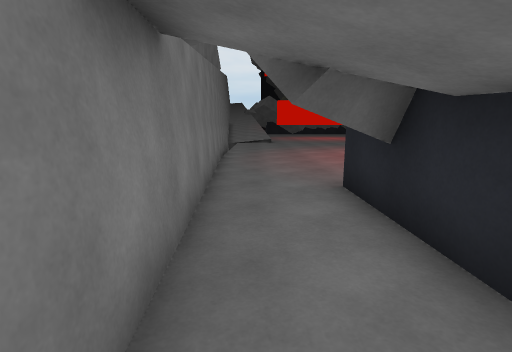
view 1 (above)

17 first-person views from a walk through a scene from a Unity 3-D project. The camera is 1.3 m above the floor, tilts 10° down and sees 85° across. The floor is counted in squares, 1 m on a side. Each view is taken from the middle of a square. On the plan, view 1 faces up. The plan holds only what a view shows up to about 13 squares ahead; the rest is blank. The place goes on beyond the plan.

view 2
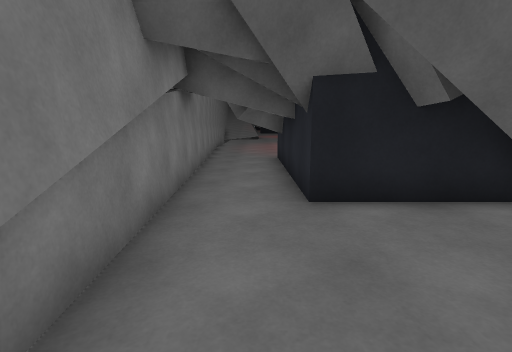

view 3
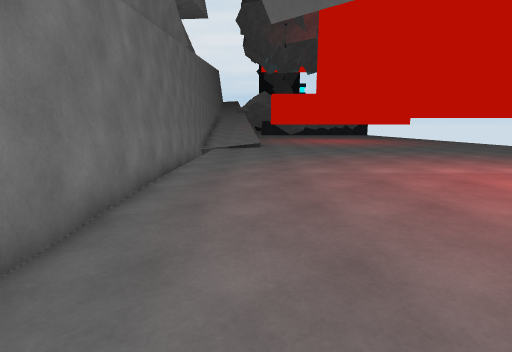

view 4
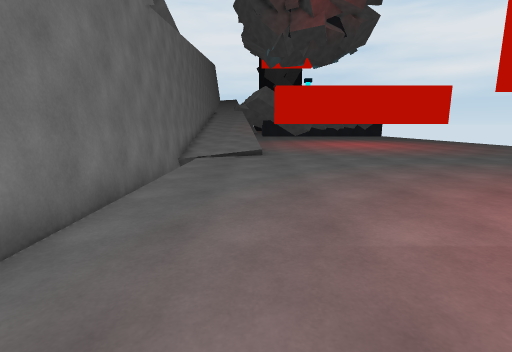

view 5
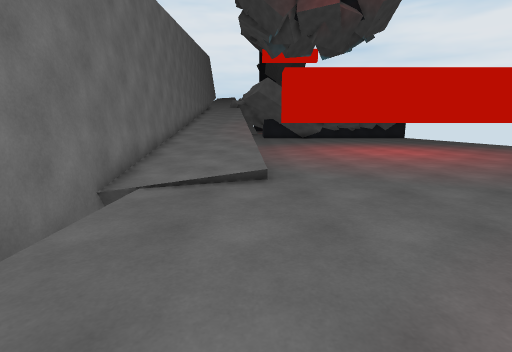

view 6
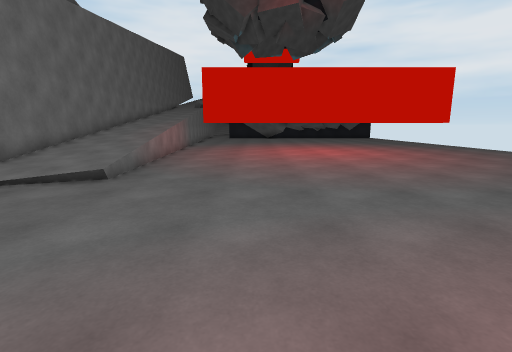

view 7
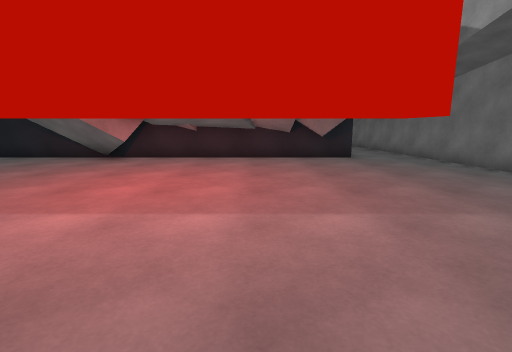

view 8
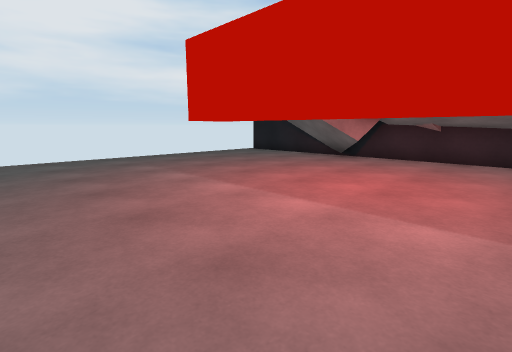

view 9
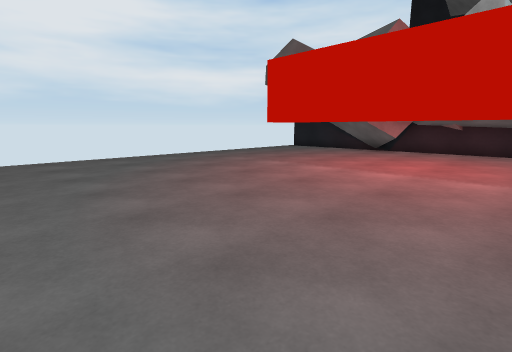

view 10
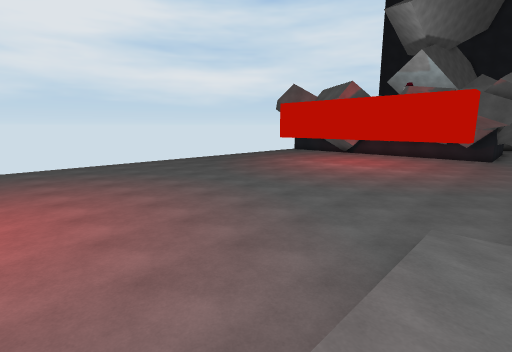

view 11
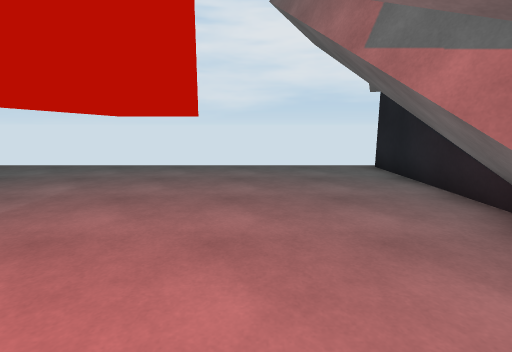

view 12
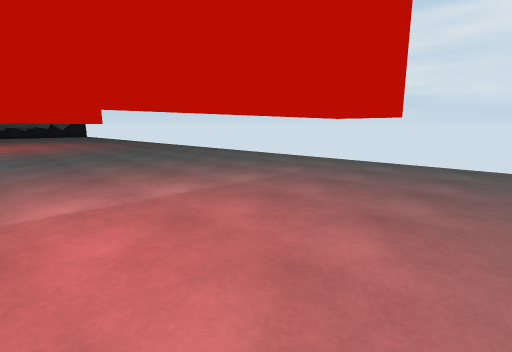

view 13
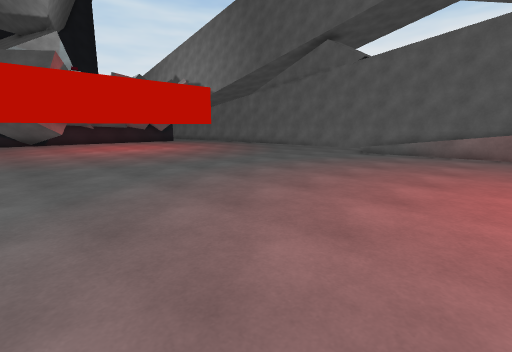

view 14
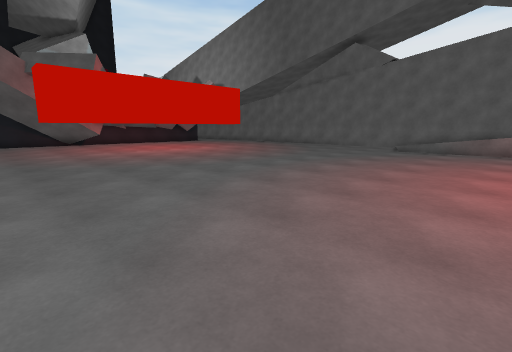

view 15
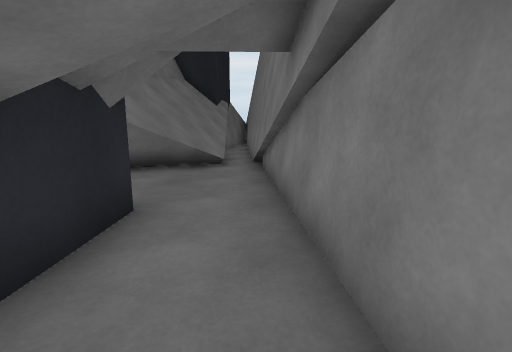

view 16
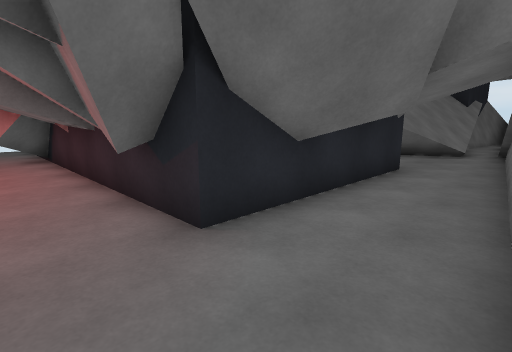

view 17
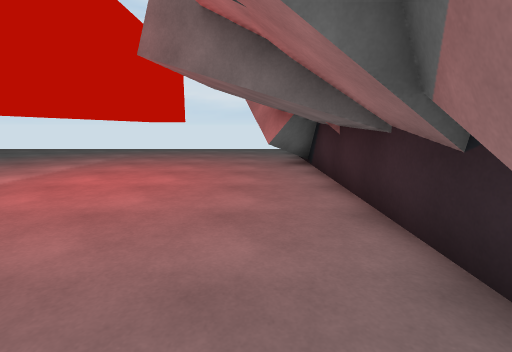

### Floor plan
Key: @ floor where view 1 was taken; # wall or solid block; . main floor; : floor 1 m higher than the main floor; / step, stairs or slope; = window, fence, low wall or low ledge; T thing the floor can be seen under or through.
Columns run from 3 left of view 1 to 18 right of it. Each row starts with its distance up from view 1.
 30 #:::=...............
 29 #///=................
 28 #///=...............
 27 #///=................
 26 #///=................
 25 #////................
 24 #////................
 23 #.//.................
 22 ##...................
 21  #....................
 20  #....................
 19  #....................
 18  #....................
 17  #....................
 16  #....................
 15  #....................
 14  #....................
 13  #....................
 12  #....=..........=....
 11  #....TTTTTTTTTTTT....
 10  #....................
  9  #....................
  8  #.............#......
  7  ##...###.#. ##### ...
  6   #..#################
  5   #..#
  4   #.##
  3   #.##
  2   #..#
  1   #..#
  0   #@.#
 -1   #..####
 -2   #....#
 -3   #.....
 -4   ##...
 -5    #..//
 -6    #.///

Where each view was taken, in squares from view 1:
view 1: 0 up, 0 right, facing up
view 2: 6 down, 1 right, facing up
view 3: 6 up, 1 right, facing up
view 4: 11 up, 1 right, facing up
view 5: 17 up, 1 right, facing up
view 6: 17 up, 5 right, facing up
view 7: 18 up, 6 right, facing down
view 8: 18 up, 6 right, facing down-right
view 9: 22 up, 6 right, facing down-right
view 10: 30 up, 0 right, facing down-right
view 11: 10 up, 9 right, facing right
view 12: 9 up, 8 right, facing up-right
view 13: 30 up, 15 right, facing down-left
view 14: 29 up, 17 right, facing down-left
view 15: 3 up, 0 right, facing down
view 16: 8 up, 1 left, facing down-right
view 17: 8 up, 2 right, facing right
